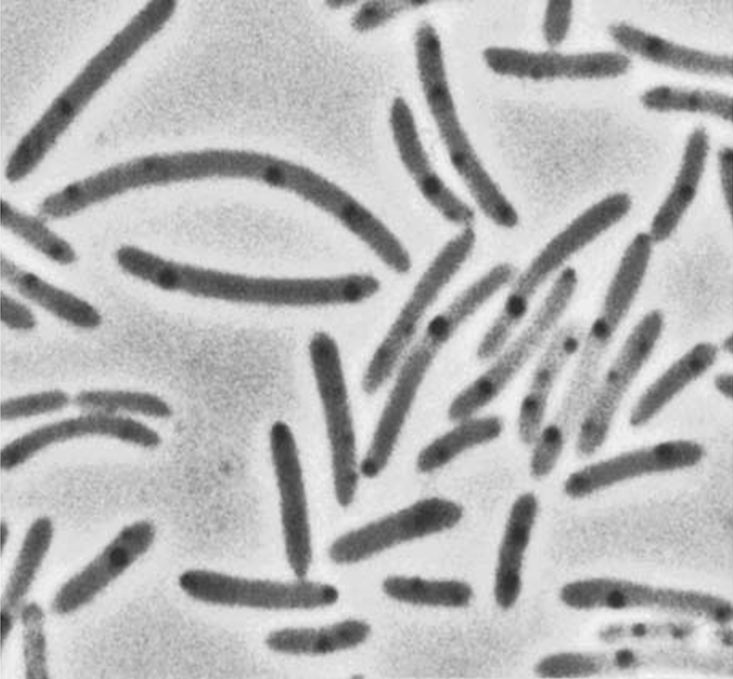
#> input picture Bacteria.png, 733 x 679 px
$ python '16 - Scipy.py'
#> lines starting #> are read from the running program, lines starting #| are printed output that depends on the picture; after the words box and inside, x2 and y2 are one past the last pixel; in counts of white or black regions, pixels touching at a corner belong together
# py -m venv .\PrjVEnv          				            # créé, entre autres, un sous repertoire PrjVEnv
# code .                                            # Lance Visual Studio Code
# choisir son debugueur python                      # CTRL + SHIFT + P puis Python Select Interpreter
                                                    # Choisir l'interpreteur avec l'environnment virtuel
                                                    # Python 3.10.7 ('PrjVEnv':venv)./PrjVEnv/Scripts/python.exe
                                                    # Dans la console dans VS Code on voit (PrjVEnv) en début de prompt
# Depuis la console de VS Code
# python -m pip install numpy matplotlib sklearn    # install les lib

import numpy as np
import matplotlib.pyplot as plt
from scipy.interpolate import interp1d
from scipy import optimize
from scipy import signal
from scipy import fftpack
from scipy import ndimage

# -----------------------------------------------------------------------------
# [71 lines left out: functions Interpolate, Interpolate_1, Interpolate2, Interpolate2_1, not called in this run]

# -----------------------------------------------------------------------------
def f1 (x, a, b, c, d):
  return a * x**3 + b*x**2 + c*x +d

# [16 lines left out: function Optimize, not called in this run]


# -----------------------------------------------------------------------------
def f2(x):
  return x**2 + 15*np.sin(x)

# [22 lines left out: function Minimize, not called in this run]

# -----------------------------------------------------------------------------
# la fonction attend un tableau de 2 coordonnées
def f3(pt):
  return np.sin(pt[0]) + np.cos(pt[0]+pt[1])*np.cos(pt[0])

# [90 lines left out: functions Minimze2D, SignalProcessing, FFT, FFT2, TraitementImage, not called in this run]


# -----------------------------------------------------------------------------
def Bacteries():

  image = plt.imread("Bacteria.png")
#> image is the input picture: shape (679, 733, 4) float32; mean R, G, B, A 0.717, 0.717, 0.717, 1
  print(image.shape)
#| (679, 733, 4)
  image = image[:,:,0] #subseting, enlève la 3eme dimension. Pas oublier img = img...
#> image: shape (679, 733) float32
  print(image.shape)
#| (679, 733)

  fig1, ax1 = plt.subplots()
  ax1.imshow(image)
  #plt.show()

  # Extraire les bacteries de l'arr plan
  # 1 - Histogramme de l'image
  image_2 = np.copy(image)
  # 0-255 = 256
  fig2, ax2 = plt.subplots()
  ax2.hist(image_2.ravel(), bins=255)
  # plt.show()

  # 2 - garder les pixels les plus sombres
  # filtrer ce qui est < à 0.6 avec boolean indexing
  image  = image < 0.6
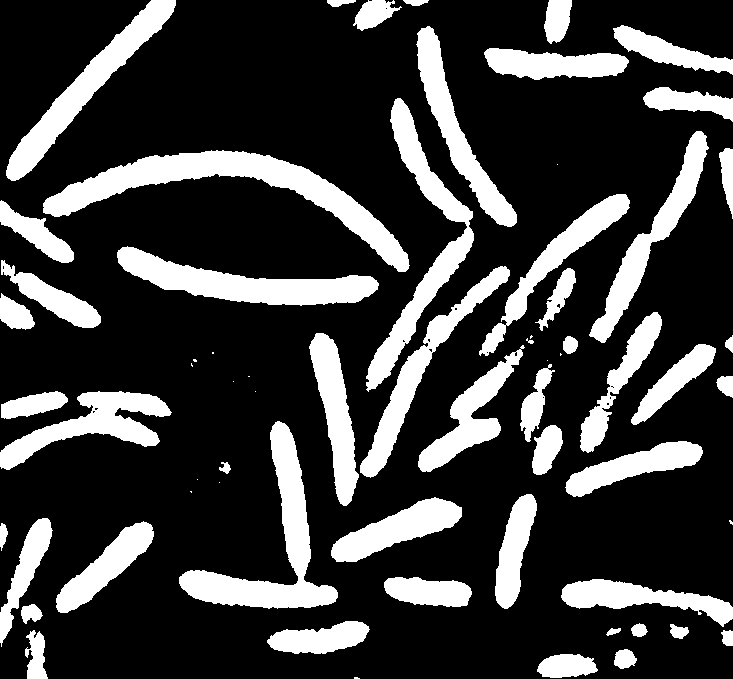
#> image: shape (679, 733) bool; 23.6% white; 66 white regions (15 under 20 px), largest, box (x1, y1, x2, y2) and area: (43, 150, 410, 272) 9975, (179, 421, 338, 609) 7481, (117, 246, 379, 306) 6643
  # image est dorénavant un masque booléen
  fig3, ax3 = plt.subplots()
  ax3.imshow(image)
  # plt.show()

  # retirer les artefacts, les pixels isolés
  open_x = ndimage.binary_opening(image)
#> open_x: shape (679, 733) bool; 23.5% white; 58 white regions (6 under 20 px), largest, box (x1, y1, x2, y2) and area: (43, 150, 410, 272) 9965, (179, 421, 338, 609) 7476, (117, 246, 379, 306) 6640
  # plt.imshow(open_x)
  # plt.show()
  fig4, ax4 = plt.subplots()
  ax4.imshow(open_x)

  # labeliser le contenu
  LabeledImage, NbLabels = ndimage.label(open_x)
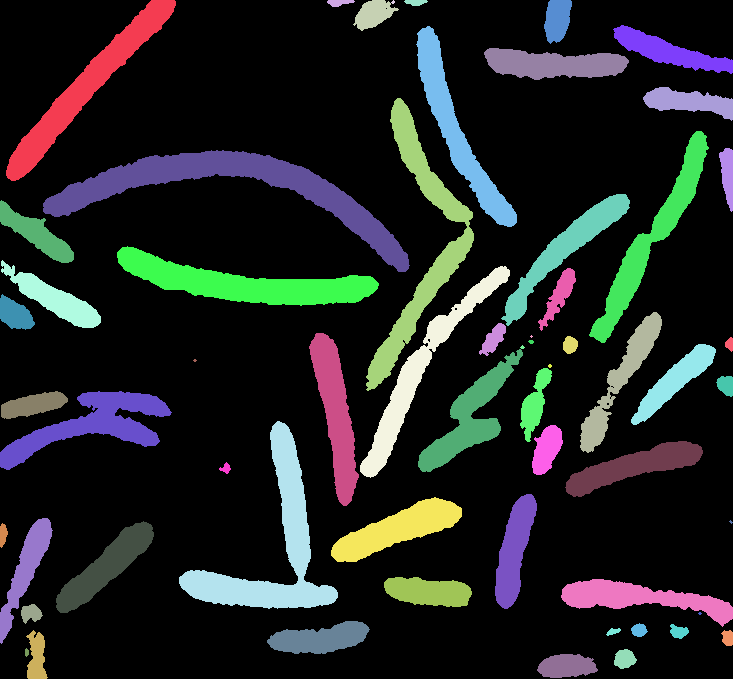
#> LabeledImage: shape (679, 733) int32; 61 distinct labels, from 0 to 60; one colour per label, 0 black
#> NbLabels = 60
  print(NbLabels)
#| 60
  #plt.imshow(LabeledImage)
  #plt.show()
  fig5, ax5 = plt.subplots()
  ax5.imshow(LabeledImage)

  # Compter le nb de pixels dans chaque bactérie
  #sizes = ndimage.sum(open_x, LabeledImage, range(NbLabels))
  sizes = ndimage.sum_labels(open_x, LabeledImage, range(NbLabels))
#> sizes = 60 values, max 9965 at index 14, min 0 at index 0, mean 1933.8

  fig6, ax6 = plt.subplots()
  ax6.scatter(range(NbLabels), sizes)
  plt.show()
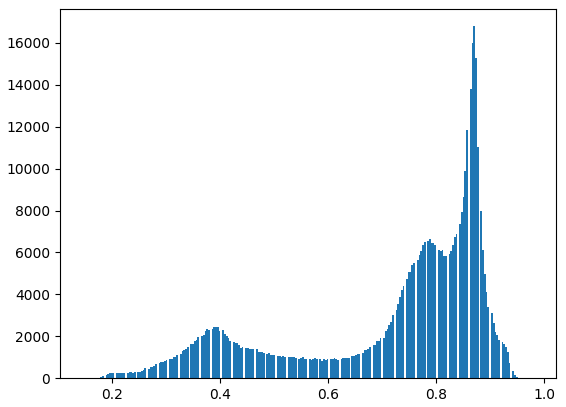
#> figure drawn by matplotlib, 1 panel; tallest bar 16800 high, from x = 0.869 to 0.872
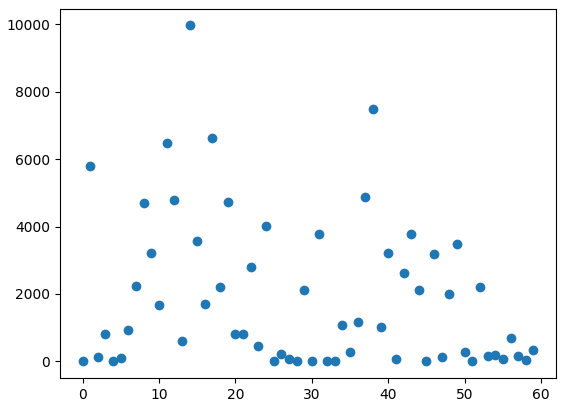
#> figure drawn by matplotlib, 1 panel


# -----------------------------------------------------------------------------
# https://docs.scipy.org/doc/scipy/reference/index.html
def main():

  # [12 lines of commented-out code are left out]
  Bacteries()


if __name__ == '__main__':
  main()
